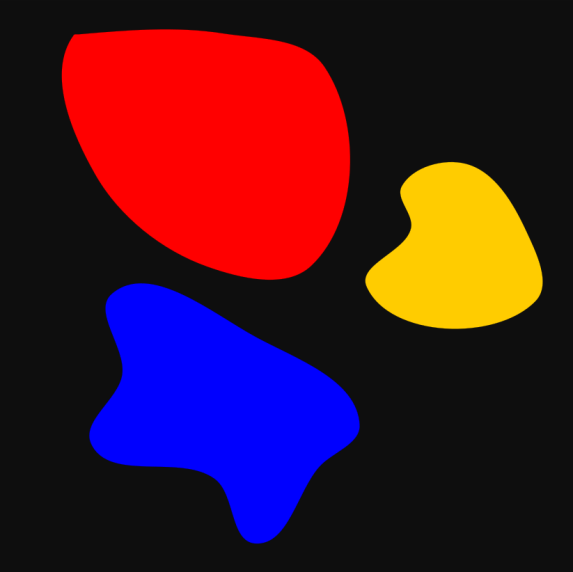
#> input picture Image Processing/Active Contours (Snakes)/image.png, 573 x 572 px
$ python active_contours_example.py
#> lines starting #> are read from the running program, lines starting #| are printed output that depends on the picture
import numpy as np
import scipy
from PIL import Image, ImageDraw, ImageFilter
import matplotlib.pyplot as plt
from matplotlib import cm
from active_contours import active_contours, add_vertices_to_curve

#Loding the image
Image_name='image.png'
Energy_img = Image.open(Image_name)
#> Energy_img is the input picture: PIL image 573x572 RGBA; mean R, G, B, A 59.8, 12.8, 30.7, 246

Energy_img_bw = Energy_img.convert(mode='L')                                         #Convert to Black and White (We don't need other colors for edge detection here)
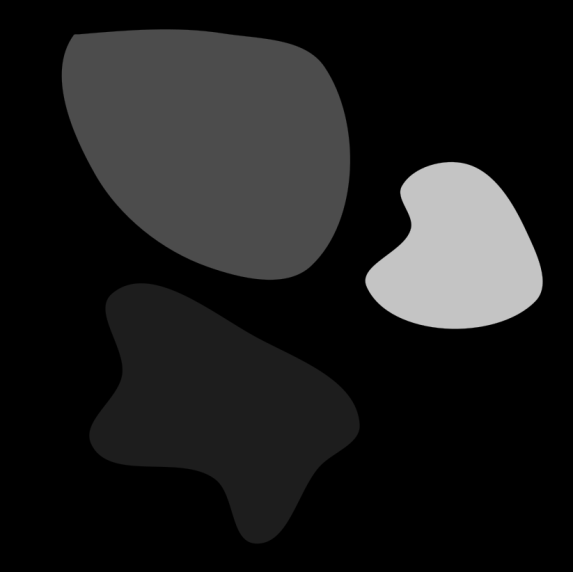
#> Energy_img_bw: PIL image 573x572 L; min 0, max 196, mean 28.9
Energy_img_bw = Energy_img_bw.filter(ImageFilter.FIND_EDGES)          #Edge filter
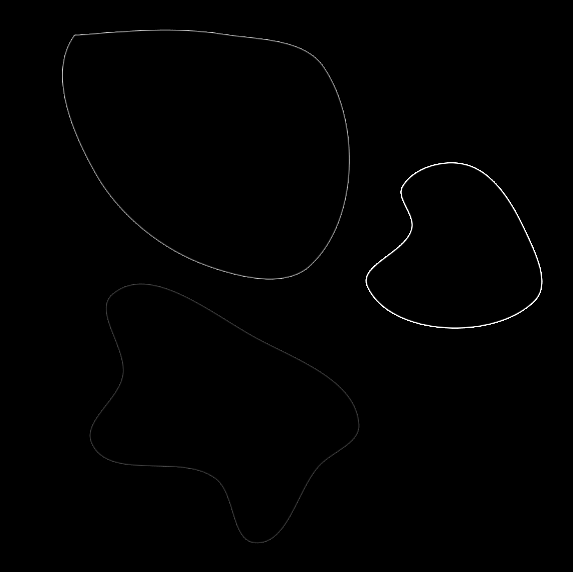
#> Energy_img_bw: PIL image 573x572 L; min 0, max 255, mean 1.1
Energy_img_bw = Energy_img_bw.filter(ImageFilter.GaussianBlur(5))       #Bluring usually helps (the edges map is very localized otherwise).
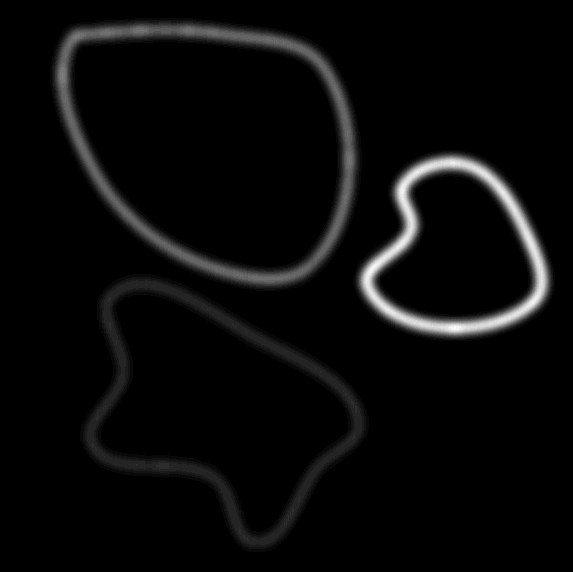
#> Energy_img_bw: PIL image 573x572 L; min 0, max 28, mean 1.1; drawn with min black and max white

Energy= np.asarray(Energy_img_bw, dtype='int32')                                     #Image to array
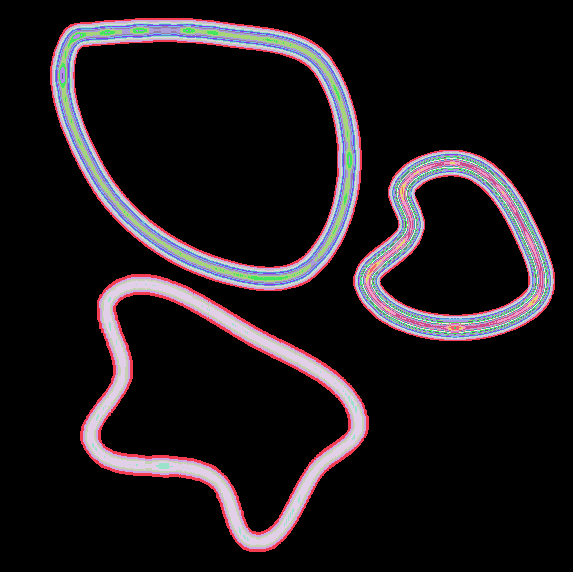
#> Energy: shape (572, 573) int32; 29 distinct labels, from 0 to 28; one colour per label, 0 black
#plt.imshow(Energy_img)
#plt.show()

Number_of_edges = 30                                                                                                 #of the initial polygon

center_x = 500                                                                                                               #Setting the initial curve
center_y = 280
radius = 30
snake = np.array([center_y+radius*np.sin(np.linspace(0, 2*np.pi, Number_of_edges)), \
                  center_x+radius*np.cos(np.linspace(0, 2*np.pi, Number_of_edges))]).T


pixel_factor = 1
fig = plt.figure()

while True:                                                                                                                      #Keep pressing SPACE BAR to see the evolution
    if plt.waitforbuttonpress():
        Energy_img2 = Image.open(Image_name)                                                         #Open a new image to draw the curve (snake) on it
        draw = ImageDraw.Draw(Energy_img2)
        snake_tuples = []
        for i in range(snake.shape[0]):
            snake_tuples.append((snake[i,1], snake[i,0]))
        snake_tuples.append((snake[0,1], snake[0,0]))
        draw.line(snake_tuples,  fill=(255,255,255), width=5)
        plt.imshow(Energy_img2)

        fig.show()
        del draw
        del Energy_img2
        snake_lengths = np.sqrt(np.sum((snake-np.roll(snake,1,axis=0))**2, axis = 1))  #Length of the curve.
        mean = np.mean(snake_lengths)                                                                             #Mean of curve edges length

        #print('std: ', np.std(snake_lengths))
        #print('mean: ', mean)
        snake = add_vertices_to_curve(snake, 1.5*mean, 0.5*mean)                            #Adding and deleteing vertices.
        snake = active_contours(-Energy, snake, 10, 1*pixel_factor, 1*pixel_factor)    #Evolution step
